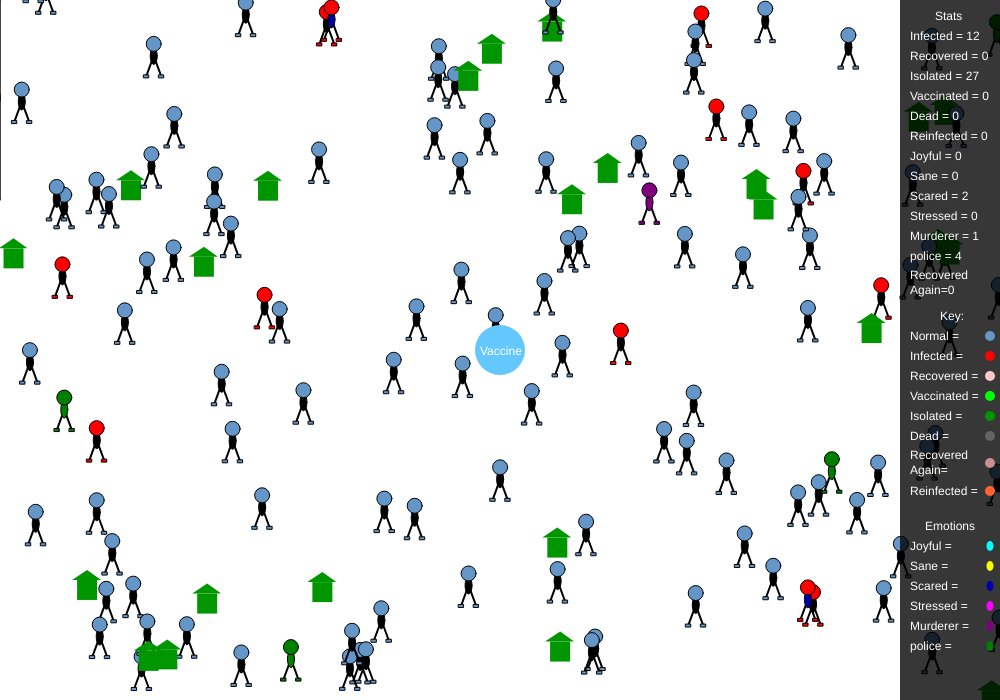
Frame 1 (no input)
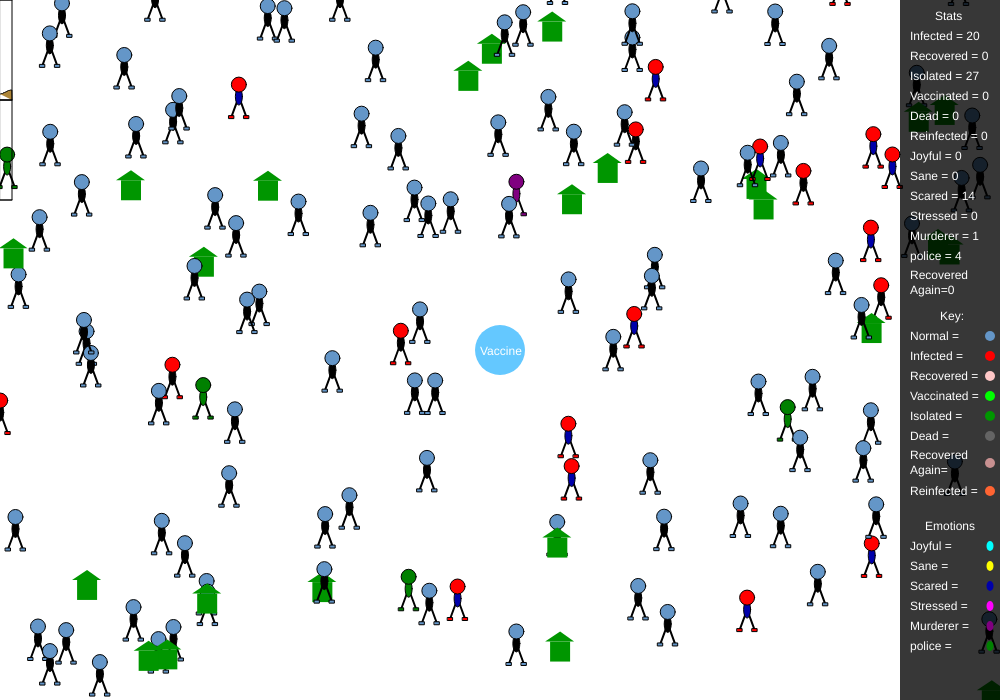
Frame 60 (no input)
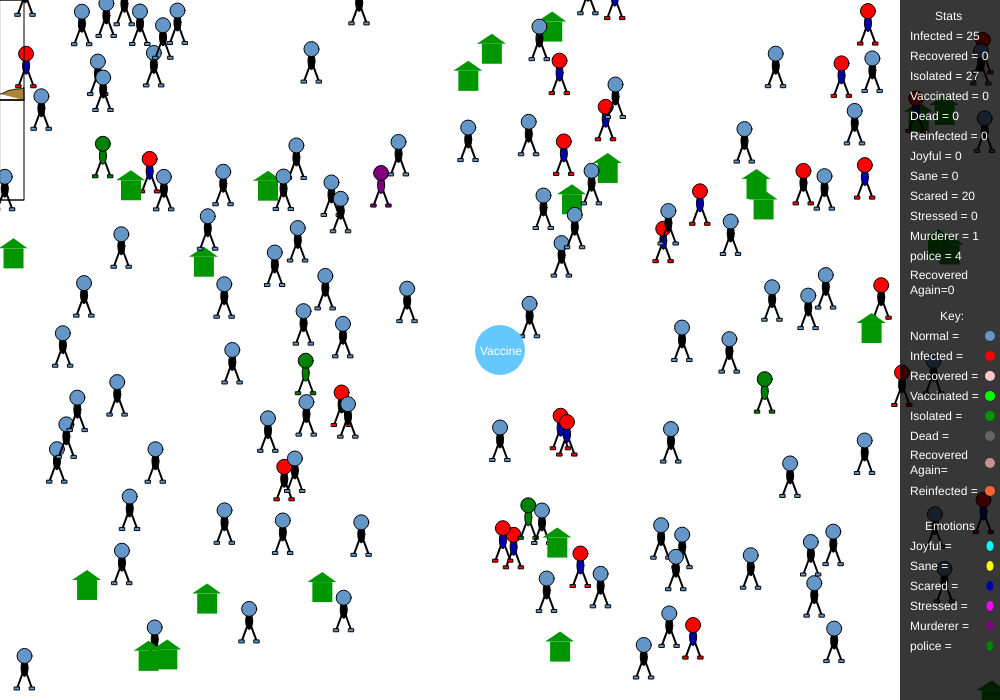
Frame 120 (the mouse pressed at the canvas centre since frame 60)

The p5.js sketch that drew these frames (run headless with seeded random() and noise() and a simulated clock; from frame 60 on, the mouse is pressed at the canvas centre):

// p5.js sketch
// ── sketch.js
var population;

//these variables are used to help produce the statistics used by the graph and UI 
var numInfected;
var numRecovered;
var numVaccinated;
var numDead;
var numReInfected;
var numRecoveredAgain;

var numJoyful;
var numSane;
var numScared;
var numStressed;

var numpolice;
var numMurderer;


//these are used to help store/keep a history of the statistics used for both the UI and the Graph
var infectedHistory = [];
var recoveredHistory = [];
var vaccineHistory = [];
var deathHistory = [];
var reInfectedHistory = [];
var recoveredAgainHistory = [];

var joyfulHistory = [];
var saneHistory = [];
var scaredHistory = [];
var stressedHistory = [];

var policeHistory = [];
var murdererHistory = [];


function setup()
{
	createCanvas(1000,700);
    
    population = [];

    
    //this for loop generates 150 people/agents onto the sketch
    for(var i = 0; i < 150; i++)
    {
       population.push(new Person(random(0,width),random(0,height)));
        
        /*there is a 20% chance that a person/agent will have their "isolate" feature 
        turned true meaning they will not move as they are in isolation*/
        if(random() <= 0.2)
        {
            population[i].isolate = true;
        }
        
    }
    
    //i have chosen the first 10 of the population to spawn as "isInfected" to spread the infection quicker
    population[0].isInfected = true;
    population[1].isInfected = true;
    population[2].isInfected = true;
    population[3].isInfected = true;
    population[4].isInfected = true;
    population[5].isInfected = true;
    population[6].isInfected = true;
    population[7].isInfected = true;
    population[8].isInfected = true;
    population[9].isInfected = true;
    population[49].murderer = true;
    population[19].police = true;
    population[20].police = true;
    population[21].police = true;
    population[22].police = true;


}

function draw()
{
    background(255);
    
    /*all these "num" variables have been set to 0 for the variable to 
    be classed as a number so it can be used for the UI statistics and graph*/
    numInfected = 0;
    numRecovered = 0;
    numVaccinated = 0;
    numIsolated = 0;
    numDead = 0;
    numReInfected = 0;
    numRecoveredAgain = 0;

    numJoyful = 0;
    numSane = 0;
    numScared = 0;
    numStressed = 0;

    numpolice = 0;
    numMurderer = 0;
    
    //this for loop checks the population array 
    for(var i = 0; i < population.length; i++)
    {
        //this updates the population
        population[i].update(population);
        //this draws the population
        population[i].draw();
        
        /*this increases/decreses the statistic of the number of agents who have 
        "isInfected" as true as this is being used for the UI stats and graph*/
        if(population[i].isInfected)
        {
            numInfected += 1;
        }

        //this increases/decreses the statistic of the number of agents who have "isRecovered" as true
        if(population[i].isRecovered)
        {
            numRecovered += 1;
        }
        
        //this increases/decreses the statistic of the number of agents who have "vaccine" as true
        if(population[i].vaccine)
        {
            numVaccinated += 1;
        }
        
        //this increases/decreses the statistic of the number of agents who have "dead" as true
        if(population[i].dead)
        {
            numDead += 1;
        }
        
        //this increases/decreses the statistic of the number of agents who have "isolate" as true
        if(population[i].isolate)
        {
            numIsolated += 1;
        }
        
        //this increases/decreses the statistic of the number of agents who have "reInfected" as true
         if(population[i].reInfected)
        {
            numReInfected += 1;
        }
        
        //this increases/decreses the statistic of the number of agents who have "recoveredAgain" as true
        if(population[i].recoveredAgain)
        {
            numRecoveredAgain += 1;
        }
        
        //this increases/decreses the statistic of the number of agents who have "joyful" as true
         if(population[i].joyful)
        {
            numJoyful += 1;
        }
        
        //this increases/decreses the statistic of the number of agents who have "sane" as true
        if(population[i].sane)
        {
            numSane += 1;
        }
        
        //this increases/decreses the statistic of the number of agents who have "stressed" as true
        if(population[i].stressed)
        {
            numStressed += 1;
        }
        
        //this increases/decreses the statistic of the number of agents who have "scared" as true
        if(population[i].scared)
        {
            numScared += 1;
        }
        
        //this increases/decreses the statistic of the number of agents who have "police" as true
        if(population[i].police)
        {
            numpolice += 1;
        }
        
        //this increases/decreses the statistic of the number of agents who have "murderer" as true
        if(population[i].murderer)
        {
            numMurderer += 1;
        }
        
    }
    
    //the graph stops drawinf when numInfected or numReInfected are less than 0
    if(numInfected > 0 || numReInfected > 0)
    {
        infectedHistory.push(numInfected);
        recoveredHistory.push(numRecovered);
        recoveredAgainHistory.push(numRecoveredAgain);
        reInfectedHistory.push(numReInfected);
    }
    
    drawInfectionGraph();
    drawInfectionGraph2();
    
    noStroke()
    fill(100,200,255);
    ellipse(width/2, height/2,50)
    fill(255)
    text("Vaccine",width/2-20, height/2+5)
    noFill()
    //--------------------- UI Design ---------------------\\
    
    //background bar
    fill(0,0,0,200)
    rect(900,0,100,height)
    
    //normal
    fill(100,150,200)
    ellipse(990,336,10)
    
    //infected
    fill(255,0,0)
    ellipse(990,356,10)
    
    //recovered
    fill(255,200,200)
    ellipse(990,376,10)
    
    //vaccinated
    fill(0,255,0)
    ellipse(990,396,10)
    
    //isolated
    fill(0,150,0)
    ellipse(990,416,10)
    
    //dead
    fill(100)
    ellipse(990,436,10)
    
    //recovered again
    fill(200,145,145)
    ellipse(990,463,10)
    
    //re infected
    fill(255,100,50)
    ellipse(990,491,10) 
    
    //joyful
    fill(0,255,255)
    ellipse(990,546,7,10)
    
    //sane
    fill(255,255,0)
    ellipse(990,566,7,10)
    
    //scared
    fill(0,0,170)
    ellipse(990,586,7,10)
    
    //stressed
    fill(255,0,255)
    ellipse(990,606,7,10)
    
    //murderer
    fill(128,0,128)
    ellipse(990,626,7,10)
    
    //police
    fill(0,128,0)
    ellipse(990,646,7,10)
    
    //on-screen text
    fill(255)    
    text("Stats ",935,20)
    text("Infected = " + numInfected,910,40)
    text("Recovered = " + numRecovered,910,60)
    text("Isolated = " + numIsolated,910,80)
    text("Vaccinated = " + numVaccinated,910,100)
    text("Dead = " + numDead,910,120)
    text("Reinfected = " + numReInfected,910,140)
    text("Joyful = " + numJoyful,910,160)
    text("Sane = " + numSane,910,180)
    text("Scared = " + numScared,910,200)
    text("Stressed = " + numStressed,910,220)
    text("Murderer = " + numMurderer,910,240)
    text("police = " + numpolice,910,260)
    text("Recovered Again=" + numRecoveredAgain,910,270,10)
    
    text("Key: ",940,320)
    text("Normal = ",910,340)
    text("Infected = ",910,360)
    text("Recovered = ",910,380)
    text("Vaccinated = ",910,400)
    text("Isolated = ",910,420)
    text("Dead = ",910,440)
    text("Recovered Again= ",910,450,10)
    text("Reinfected = ",910,495)
    
    text("Emotions ",925,530)
    text("Joyful = ",910,550)
    text("Sane = ",910,570)
    text("Scared = ",910,590)
    text("Stressed = ",910,610)
    text("Murderer = ",910,630)
    text("police = ",910,650)


}

//this function is being used in the for loop at the begining of the draw function to generate the population
function Person(x,y)
{
    this.pos = createVector(x,y);//sets the position where each person/agent is located
    this.direction = p5.Vector.random2D();//sets the direction where each person/agent is moving
    this.speed = random(1,3)//sets the speed they will be moving at
    this.direction.setMag(this.speed) //sets the magnitude of the direction
    this.isInfected = false; //when set as true it will be used to change the colour of their face and allows them to infect others
    this.isRecovered = false; //when set to true it will change the colour of their face and allows them to have a vaccine
    this.infectionLevel = 300; // when this decreases some of the features will be set to true or false
    
    this.isolate = false;//when set to true the person will be still and their appearence will resemble a green house and will be immune to infections
    this.vaccine = false;//when set to true the colour of their face will change and they will be immune to the infection
    this.dead = false;//when set to true the person will die and their appearence will resemble a gravestone
    this.murderer_grave = false;//when turned true the murderer will die and its appearance will resemble a purple gravestone
    
    this.joyful = false;//when set to true the colour of their body will change
    this.sane = false;//when set to true the colour of their body will change
    this.scared = false;//when set to true the colour of their body will change
    this.stressed = false;//when set to true the colour of their body will change
    this.murderer = false;//when set to true their appearance will change and they will be able to kill other people
    this.police = false;//when set to true their appearance will change and they will be the only one who can kill the murderer
    this.hit = false;//when turned true the person will die as they have been hit by the murderer
    
    this.reInfected = false;//when set to true if the person was recovered they will be infected again
    this.recoveredAgain = false;//when set to true if the person was infected again they will be recovered again however they cant have a vaccine to be immune so they can become infected again
    
    //this function allows interaction with each person/agent
    this.update = function(_population)
    {
        //this means if the person has isolate and dead as false they can move
        if(!this.isolate && !this.dead && !this.murderer_grave)
        {
            this.pos.add(this.direction)
        }
        

        
        this.wrapPos();
    
        //all the conditional statements in this loop will be applied to each person
        for(var i = 0; i < _population.length; i++)
        {
            
            if(this != _population[i])
            {
                
                //this variable is calculatiing the distance between each person
                var d = dist(this.pos.x,this.pos.y,_population[i].pos.x,_population[i].pos.y)
                
                //this variable is calculating the distance between each person and the center of the canvas (thats where the vaccines are located)
                var d2 = dist(this.pos.x,this.pos.y,width/2,height/2)
                
                
                if(d<10)
                {
                    var v = p5.Vector.sub(this.pos, _population[i].pos)
                    //this allows people to bounce off eachother
                    v.setMag(this.speed)
                    this.direction = v;
                    
                    //this allows people to spead the infection and allows people to be reinfected after recovering
                    if(_population[i].isInfected && !this.isRecovered && !this.isolate  
                       && !this.vaccine && !this.dead &&!this.scared && !this.reInfected && !this.recoveredAgain &&!this.murderer &&!this.police
                       &&!this.murderer_grave
                       
                      || _population[i].reInfected && !this.isRecovered && !this.isolate  && 
                       !this.vaccine && !this.dead &&!this.scared && !this.reInfected && !this.recoveredAgain &&!this.murderer &&!this.police
                      &&!this.murderer_grave)
                    {
                        this.isInfected = true;
                        this.scared=true;
                        this.vaccine=false;
                        this.joyful=false;
                    }
                      
                    //this allows people who have just recovered just once and multiple times to become infected
                    if(population[i].isInfected && this.isRecovered == true && !this.reInfected 
                       || population[i].reInfected && this.isRecovered == true && !this.reInfected
                       || population[i].reInfected && this.recoveredAgain == true && !this.reInfected)
                    {
                        this.reInfected=true; 
                        this.isRecovered=false; 
                        this.stressed=true;
                        this.sane=false;
                        this.scared=false;
                        this.vaccine=false;
                        this.recoveredAgain=false;
                        this.joyful=false;
                        
                    }
                    
                    //if anyone who is infected or reinfected will become dead if they hit the murderer
                    
                    if(population[i].murderer && this.isInfected == true && this.scared ==true && !this.hit
                      || population[i].murderer && this.reInfected == true && this.stressed==true && !this.hit)
                    {
                        
                        this.dead=true;
                        this.isInfected=false;
                        this.isRecovered = false
                        this.vaccine = false
                        this.joyful = false
                        this.sane = false
                        this.scared = false
                        this.stressed = false
                        this.reInfected = false
                        this.recoveredAgain = false
                        
                    }
                    
                      if(population[i].police && this.murderer == true &&!this.hit)
                    {
                        
                        this.murderer=false;
                        this.murderer_grave=true;

                        
                    }
                    
                    
                }
                
                
                if(d2<80)
                {
                    var v = p5.Vector.sub(this.pos, _population[i].pos)
                    //v.normalize();
                    v.setMag(this.speed)
                    this.direction = v;
                    
                    //this allows people who have recovered for the first time to be able to get vaccines 
                    if(this.isRecovered == true && !this.isolate  && !this.vaccine && !this.dead &&!this.murderer &&!this.police)
                    {
                        this.vaccine = true;
                        this.isRecovered=false;
                        this.joyful=true;
                        this.scared=false;
                        this.sane=false;
                        this.isInfected=false;
                        this.recoveredAgain == false;
                    }
                    
                    //this allows people who have been infected for the second time and recovered for the second time to get vaccines. however if they have recovered for the second time it will only change their emotion to joy meaning they can still be infected as the vaccine does nothing for them. 
                    if(this.isRecovered == true && !this.isolate  && !this.vaccine && !this.dead && 
                       this.stressed == true && !this.reInfected
                       
                       || this.isRecovered == false && !this.isolate  && !this.vaccine && !this.dead 
                       && !this.stressed && this.recoveredAgain == true && this.scared==true
                       
                       || this.isRecovered == false && !this.isolate  && !this.vaccine && !this.dead
                       && this.stressed == true && this.reInfected ==true && this.recoveredAgain == false) 
                    {
                        this.vaccine = true;
                        this.isRecovered = false;
                        this.joyful = true;
                        this.scared = false;
                        this.sane = false;
                        this.reInfected = false;
                        this.isInfected = false;
                        this.recoveredAgain == false;
                    }
                    
                }

            }
            
        }
        
        //this allows the murderer to have a speed of 5
        if(this.murderer==true)
        {
            this.speed = 3;
        }
        
         if(this.sane ==true)
        {
            this.speed = random(1,2);
        }
        
            if(this.joyful ==true)
        {
            this.speed = random(2,4);
        }
        
            if(this.stressed ==true)
        {
            this.speed = random(0.5,1.5);
        }
        
            if(this.police ==true)
        {
            this.speed = 3;
        }
        
        if(this.scared == true)
        {
            this.speed = (1,2)
        }
        
       
     
        
        if(this.isInfected == true && this.hit==true && this.reInfected==true){this.dying3()}
        
        //if someone is infected and hasnt revovered they will beign to recover
        if(this.isInfected&& !this.isRecovered)
        {
            this.recover()
           
        }
        
        //if someone is reinfected and hasnt recovered they will begin to recover
        if(this.reInfected && !this.isRecovered)
        {
            this.recovered_again()
           
        }
        
        //if someone is infected they have a 35% chance of dying
        if(this.isInfected && random() <=0.35)
        {
            this.dying()
        }
        
        //if someone is reinfected they only have a 5% chance of dying
        if(this.reInfected == true && random()<=0.05 && this.stressed == true)
        {
            this.dying2()
        }

    }
    
    //this functions allows people/agents to recover
    this.recover = function()
    {

        this.infectionLevel-= 1;
        
        if(this.infectionLevel == 0)
        {
            this.isRecovered=true;
            this.isInfected=false;
            this.sane=true;
            
        }
        
    }
    
    //this functions allows people/agents to recover again
      this.recovered_again = function()
    {

        this.infectionLevel-= 1;
        
        if(this.infectionLevel == -350 || this.infectionLevel == -700 || this.infectionLevel == -1050
           || this.infectionLevel == -1400 || this.infectionLevel == -1750 || this.infectionLevel == -2050)
        {
            this.recoveredAgain=true;
            this.reInfected=false;
            this.scared=true;
            this.stressed=false;
            this.joyful=false;
            this.isRecovered=false;
            
        }
        
    }
    
     //this functions allows infected people/agents to die
     this.dying = function()
    {

        this.infectionLevel-= 1;
        
        if(this.infectionLevel == 0)
        {
            this.dead=true;
            this.isInfected=false;

        }
         
       
    }    
     
     //this functions allows people/agents to die every time they get reinfected
        this.dying2 = function()
    {

        this.infectionLevel-= 1;
        
        if(this.infectionLevel == -350 || this.infectionLevel == -700 || this.infectionLevel == -1050
           || this.infectionLevel == -1400 || this.infectionLevel == -1750 || this.infectionLevel == -2050)
        {
            this.dead=true;
            this.reInfected=false;

        }
         
       
    }
        
        
 
    this.wrapPos = function()
    {
        //wrapping code
        if(this.pos.x > width)
        {
            this.pos.x -= width;
        }
        else if(this.pos.x < 0)
        {
            this.pos.x += width;
        }
        
        if(this.pos.y > height)
        {
            this.pos.y -= height;
        }
        else if(this.pos.y < 0)
        {
            this.pos.y += height;
        }
    }
    
    this.draw = function()
    {
        noStroke();
        
   //-------------------- Appeance of each feature --------------------\\
        if(this.isInfected)
        {
            
            
            //legs
            stroke(0);
            strokeWeight(2)
            line(this.pos.x,this.pos.y-25,this.pos.x-7,this.pos.y-6);
            line(this.pos.x,this.pos.y-25,this.pos.x+7,this.pos.y-6);
            strokeWeight(1);
            
            //body     
            if(this.sane == true){fill(255,255,0)}
            else if(this.scared == true){fill(0,0,170)}
            else if(this.murderer == true){fill(255,0,0)}
            else if(this.joyful == true){fill(0,255,255)}
            else if(this.stressed == true){fill(255,0,255)}
            else{fill(0)}
            ellipse(this.pos.x,this.pos.y-25,7,17);
            
            //face 
            fill(255,0,0);
            ellipse(this.pos.x,this.pos.y-37,15,15);
        
    
            //feet
            rect(this.pos.x+5,this.pos.y-6,5,3);
            rect(this.pos.x-10,this.pos.y-6,5,3);
        }
        
        
        else if(this.reInfected)
        {
            
            
            //legs
            stroke(0);
            strokeWeight(2)
            line(this.pos.x,this.pos.y-25,this.pos.x-7,this.pos.y-6);
            line(this.pos.x,this.pos.y-25,this.pos.x+7,this.pos.y-6);
            strokeWeight(1);
            
            //body     
            if(this.sane == true){fill(255,255,0)}
            else if(this.scared == true){fill(0,0,170)}
            else if(this.murderer == true){fill(255,0,0)}
            else if(this.joyful == true){fill(0,255,255)}
            else if(this.stressed == true){fill(255,0,255)}
            else{fill(0)}
            ellipse(this.pos.x,this.pos.y-25,7,17);
            
            //face 
            fill(255,100,50);
            ellipse(this.pos.x,this.pos.y-37,15,15);
        
    
            //feet
            rect(this.pos.x+5,this.pos.y-6,5,3);
            rect(this.pos.x-10,this.pos.y-6,5,3);
        }
        
        
        
        else if(this.isRecovered)
        {
     
            //legs
            stroke(0);
            strokeWeight(2)
            line(this.pos.x,this.pos.y-25,this.pos.x-7,this.pos.y-6);
            line(this.pos.x,this.pos.y-25,this.pos.x+7,this.pos.y-6);
            strokeWeight(1);
            
            //body     
            if(this.sane == true){fill(255,255,0)}
            else if(this.scared == true){fill(0,0,170)}
            else if(this.murderer == true){fill(255,0,0)}
            else if(this.joyful == true){fill(0,255,255)}
            else if(this.stressed == true){fill(255,0,255)}
            else{fill(0)}
            ellipse(this.pos.x,this.pos.y-25,7,17);
            
            //face 
            fill(255,200,200);
            ellipse(this.pos.x,this.pos.y-37,15,15);
            
            
            //feet
            rect(this.pos.x+5,this.pos.y-6,5,3);
            rect(this.pos.x-10,this.pos.y-6,5,3);
        }
        
            else if(this.recoveredAgain)
        {
     
            //legs
            stroke(0);
            strokeWeight(2)
            line(this.pos.x,this.pos.y-25,this.pos.x-7,this.pos.y-6);
            line(this.pos.x,this.pos.y-25,this.pos.x+7,this.pos.y-6);
            strokeWeight(1);
            
            //body     
            if(this.sane == true){fill(255,255,0)}
            else if(this.scared == true){fill(0,0,170)}
            else if(this.murderer == true){fill(255,0,0)}
            else if(this.joyful == true){fill(0,255,255)}
            else if(this.stressed == true){fill(255,0,255)}
            else{fill(0)}
            ellipse(this.pos.x,this.pos.y-25,7,17);
            
            //face 
            fill(200,145,145);
            ellipse(this.pos.x,this.pos.y-37,15,15);
            
            
            //feet
            rect(this.pos.x+5,this.pos.y-6,5,3);
            rect(this.pos.x-10,this.pos.y-6,5,3);
        }
        
        else if(this.isolate)
        {
            fill(0,150,0);
            rect(this.pos.x, this.pos.y,20,20)
            triangle(this.pos.x -5, this.pos.y,this.pos.x+10, this.pos.y-10,this.pos.x+24, this.pos.y)
        }
        
         else if(this.vaccine)
        {   
            //legs
            stroke(0);
            strokeWeight(2)
            line(this.pos.x,this.pos.y-25,this.pos.x-7,this.pos.y-6);
            line(this.pos.x,this.pos.y-25,this.pos.x+7,this.pos.y-6);
            strokeWeight(1);
            
            
            //body     
            if(this.sane == true){fill(255,255,0)}
            else if(this.scared == true){fill(0,0,170)}
            else if(this.murderer == true){fill(255,0,0)}
            else if(this.joyful == true){fill(0,255,255)}
            else if(this.stressed == true){fill(255,0,255)}
            else{fill(0)}
            ellipse(this.pos.x,this.pos.y-25,7,17);
            
            
            //face
            fill(0,255,0);
            ellipse(this.pos.x,this.pos.y-37,15,15);

            
            //feet
            rect(this.pos.x+5,this.pos.y-6,5,3);
            rect(this.pos.x-10,this.pos.y-6,5,3);
        }
        
        
         else if(this.dead)
        {
        
            fill(100);
            ellipse(this.pos.x,this.pos.y-37,30,15);
            rect(this.pos.x-15,this.pos.y-35,30,30);
            fill(160,82,45)
            rect(this.pos.x-24.5,this.pos.y-5,50,10)
            fill(0)
            text("R.I.P "  + numDead,this.pos.x-13,this.pos.y-35,10)
        }
        
           else if(this.murderer_grave)
        {
            fill(128,0,128);
            ellipse(this.pos.x,this.pos.y-37,30,15);
            rect(this.pos.x-15,this.pos.y-35,30,30);
            fill(160,82,45)
            rect(this.pos.x-24.5,this.pos.y-5,50,10)
            fill(0)
            text("R.I.P",this.pos.x-13,this.pos.y-35,10)
        }
        
        
        
          else if(this.murderer)
        {   
            //legs
            stroke(0);
            strokeWeight(2)
            line(this.pos.x,this.pos.y-25,this.pos.x-7,this.pos.y-6);
            line(this.pos.x,this.pos.y-25,this.pos.x+7,this.pos.y-6);
            strokeWeight(1);
            
            //body     
            fill(128,0,128)
            ellipse(this.pos.x,this.pos.y-25,7,17);
            
            //face
            ellipse(this.pos.x,this.pos.y-37,15,15);

            //feet
            rect(this.pos.x+5,this.pos.y-6,5,3);
            rect(this.pos.x-10,this.pos.y-6,5,3);
        }
        
        
        else if(this.police)
        {   
            //legs
            stroke(0);
            strokeWeight(2)
            line(this.pos.x,this.pos.y-25,this.pos.x-7,this.pos.y-6);
            line(this.pos.x,this.pos.y-25,this.pos.x+7,this.pos.y-6);
            strokeWeight(1);
            
            //body     
            fill(0,128,0)
            ellipse(this.pos.x,this.pos.y-25,7,17);
            
            //face
           
            ellipse(this.pos.x,this.pos.y-37,15,15);

            //feet
            rect(this.pos.x+5,this.pos.y-6,5,3);
            rect(this.pos.x-10,this.pos.y-6,5,3);
        }
        
        
        
        
        else
        {
            //legs
            stroke(0);
            strokeWeight(2)
            line(this.pos.x,this.pos.y-25,this.pos.x-7,this.pos.y-6);
            line(this.pos.x,this.pos.y-25,this.pos.x+7,this.pos.y-6);
            strokeWeight(1);

            
            //body    
            strokeWeight(1);
            fill(0);
            ellipse(this.pos.x,this.pos.y-25,7,17);
            
            //face
            fill(100,150,200);
            ellipse(this.pos.x,this.pos.y-37,15,15);
            
       
            //feet
            rect(this.pos.x+5,this.pos.y-6,5,3);
            rect(this.pos.x-10,this.pos.y-6,5,3);
        }
        
    }
    
}

function drawInfectionGraph()
{
    stroke(0);
    noFill();
    var rectx = map(infectedHistory.length,0,1000,0,200);
    rect(0,0,rectx,100);
    fill(150,100,0,200);
    
    beginShape();
    for(var i = 0; i < infectedHistory.length; i++)
    {
        var x = map(i,0,1000,0,200);
        var y = map(infectedHistory[i],0,200,100,0);
        vertex(x,y);
    }
    
    vertex(rectx,100);
    endShape();
    
    fill(255,200,200,200);
    beginShape();
    for(var i = 0; i < recoveredHistory.length; i++)
    {
        var x = map(i,0,1000,0,200);
        var y = map(recoveredHistory[i],0,200,0,100);
        vertex(x,y);
    }
    

    vertex(rectx,0);
    endShape();
    
}

function drawInfectionGraph2()
{
    translate(0,100)
    stroke(0);
    noFill();
    var rectx = map(infectedHistory.length,0,1000,0,200);
    rect(0,0,rectx,100);
    fill(200,145,145,200);
    
    beginShape();
    for(var i = 0; i < recoveredAgainHistory.length; i++)
    {
        var x = map(i,0,1000,0,200);
        var y = map(recoveredAgainHistory[i],0,200,100,0);
        vertex(x,y);
    }
    

    vertex(rectx,100);
    endShape();
    
    fill(255,100,50,200);
    beginShape();
    for(var i = 0; i < reInfectedHistory.length; i++)
    {
        var x = map(i,0,1000,0,200);
        var y = map(reInfectedHistory[i],0,200,0,100);
        vertex(x,y);
    }
    
    vertex(rectx,0);
    endShape();
    translate(0,-100)   
}

/*
Which assignment have I attempted?
    The assignment I have attempted the "Autonomous Agents" Task

What effect were you trying to achieve?
    I wanted to expand on the original pandemic idea that was just limited to having 
    isolation and recovery. what I wanted to add was to have people have their own emotions
    depending on their own situation (for example if someone has been infected for the first time 
    they will feel scared and if they have been infected after recovering i would want their feelings 
    to change to stressed). in addition, I wanted to add a death system to provide some realism 
    as the original version would have people die when they are infected which is sadly unrealistic.
    also with the original I found it strange that with people in isolation they would still be at an
    easy risk of being infected so I wanted to make sure that the people in isolation will be immune 
    to being infected as they wouldn’t be going out at all during this simulation. i also wanted to add a 
    system where people who have recovered will have to get a vaccine to be able to be immune to the infection 
    otherwise if they collide with infected people, they will be infected again even though they have just recovered.
    finally, I wanted to add a police/villain system where someone will spawn as a murderer who will be killing 
    people who are infected and the only way he can be stopped is by someone being a police.

How as my code able to achieve this?
    to be able to achieve most of the features I wanted to create I simply had to use 
    additional Boolean features for each person and additionally I would have to create multiple
    constructor functions for each type of agent to able to allow interaction between each other
    finally, I also used conditional statements to be able to create the interactivity between each type 
    of agent. 

What are you happy with, what could be improved?
    I’m satisfied with the look of the UI and the additional graph that was implemented 
    to present the flow of people being reinfected. in addition, im satisfied with how all the 
    interactions work within the code as each interaction works as I have originally planned. 
    however, when it comes what can be improved if i was to recreate this project in the future 
    I would add a few complex additions to the emotion system like maybe altering the way they 
    interact with different agents. 
*/
